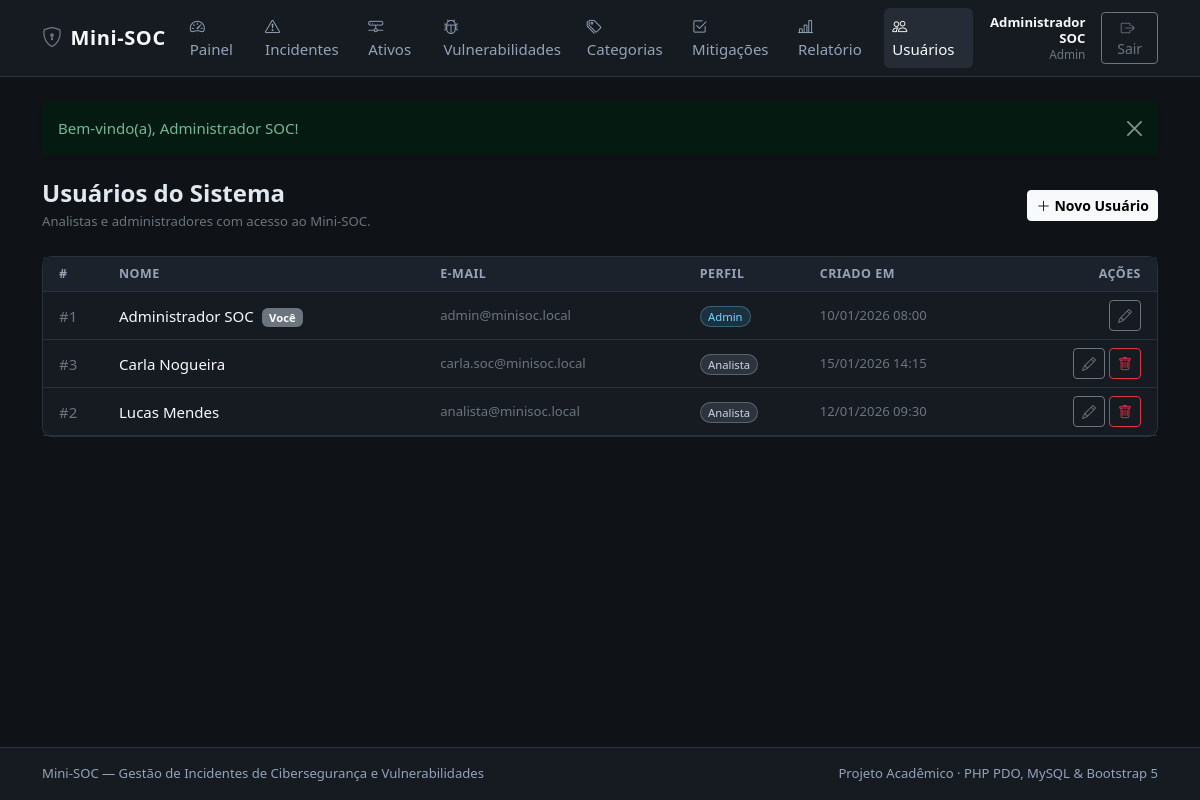
The app's page /modules/usuarios/index.php (signed in) with its own data.
### tables this page shows
CREATE TABLE IF NOT EXISTS usuarios (
    id INT AUTO_INCREMENT PRIMARY KEY,
    nome VARCHAR(100) NOT NULL,
    email VARCHAR(120) NOT NULL UNIQUE,
    senha_hash VARCHAR(255) NOT NULL,
    perfil ENUM('admin', 'analista') NOT NULL DEFAULT 'analista',
    criado_em DATETIME NOT NULL DEFAULT CURRENT_TIMESTAMP
);

### modules/usuarios/index.php (the view, shortened to what this page needs)
<?php
require_once __DIR__ . '/../../config/auth.php';
$pdo = conectar_banco();
$usuarioAtual = usuario_logado();
$usuarios = $pdo->query('SELECT id, nome, email, perfil, criado_em FROM usuarios ORDER BY nome ASC')->fetchAll();
$menuAtivo = 'usuarios';
require_once __DIR__ . '/../../includes/header.php';
?>
<div class="d-flex justify-content-between align-items-center mb-4">
    <div>
        <h1 class="h4 fw-semibold mb-1">Usuários do Sistema</h1>
        <p class="text-secondary small mb-0">Analistas e administradores com acesso ao Mini-SOC.</p>
    </div>
    <a href="<?= e(base_url('modules/usuarios/form.php')) ?>" class="btn btn-light btn-sm fw-semibold">
        <i class="bi bi-plus-lg me-1"></i>Novo Usuário
    </a>
</div>
<div class="card soc-card">
    <div class="table-responsive">
        <table class="table table-soc table-hover align-middle">
            <thead>
                <tr>
                    <th class="ps-3">#</th>
                    <th>Nome</th>
                    <th>E-mail</th>
                    <th>Perfil</th>
                    <th>Criado em</th>
                    <th class="text-end pe-3">Ações</th>
                </tr>
            </thead>
            <tbody>
                <?php if (empty($usuarios)): ?>
                    <tr>
                        <td colspan="6" class="text-center text-secondary py-4">Nenhum usuário cadastrado.</td>
                    </tr>
                <?php else: ?>
                    <?php foreach ($usuarios as $usr): ?>
                        <tr>
                            <td class="ps-3 text-secondary">#<?= (int) $usr['id'] ?></td>
                            <td class="fw-medium text-light">
                                <?= e($usr['nome']) ?>
                                <?php if ((int) $usr['id'] === $usuarioAtual['id']): ?>
                                    <span class="badge text-bg-secondary ms-1">Você</span>
                                <?php endif; ?>
                            </td>
                            <td class="small text-secondary"><?= e($usr['email']) ?></td>
                            <td>
                                <span class="badge rounded-pill <?= $usr['perfil'] === 'admin' ? 'badge-sev-baixa' : 'badge-sev-media' ?>">
                                    <?= e(ucfirst($usr['perfil'])) ?>
                                </span>
                            </td>
                            <td class="small text-secondary text-nowrap"><?= e(formatar_data($usr['criado_em'])) ?></td>
                            <td class="text-end pe-3 text-nowrap">
                                <a href="<?= e(base_url('modules/usuarios/form.php?id=' . (int) $usr['id'])) ?>" class="btn btn-outline-secondary btn-sm" title="Editar">
                                    <i class="bi bi-pencil"></i>
                                </a>
                                <?php if ((int) $usr['id'] !== $usuarioAtual['id']): ?>
                                    <form method="post" action="<?= e(base_url('modules/usuarios/excluir.php')) ?>" class="d-inline" onsubmit="return confirm('Deseja excluir este usuário?');">
                                        <button type="submit" class="btn btn-outline-danger btn-sm" title="Excluir">
                                            <i class="bi bi-trash"></i>
                                        </button>
                                    </form>
                                <?php endif; ?>
                            </td>
                        </tr>
                    <?php endforeach; ?>
                <?php endif; ?>
            </tbody>
        </table>
    </div>
</div>
<?php require_once __DIR__ . '/../../includes/footer.php'; ?>

### includes/header.php (shortened to what this page needs)
<?php
$menuAtivo = $menuAtivo ?? '';
$usuario = usuario_logado();
?>
<!DOCTYPE html>
<html lang="pt-BR" data-bs-theme="dark">
<head>
    <link href="https://cdn.jsdelivr.net/npm/bootstrap@5.3.3/dist/css/bootstrap.min.css" rel="stylesheet">
    <link href="https://cdn.jsdelivr.net/npm/bootstrap-icons@1.11.3/font/bootstrap-icons.min.css" rel="stylesheet">
    <link href="<?= e(base_url('assets/css/style.css')) ?>" rel="stylesheet">
</head>
<body>
<nav class="navbar navbar-expand-lg soc-navbar sticky-top">
    <div class="container-xl">
        <a class="navbar-brand d-flex align-items-center gap-2" href="<?= e(base_url('index.php')) ?>">
            <i class="bi bi-shield-lock text-secondary"></i>
            <span>Mini-SOC</span>
        </a>
        <div class="collapse navbar-collapse" id="navbarSoc">
            <ul class="navbar-nav me-auto mb-2 mb-lg-0 gap-lg-1">
                <li class="nav-item">
                    <a class="nav-link <?= $menuAtivo === 'painel' ? 'active' : '' ?>" href="<?= e(base_url('index.php')) ?>">
                        <i class="bi bi-speedometer2 me-1"></i>Painel
                    </a>
                </li>
                <li class="nav-item">
                    <a class="nav-link <?= $menuAtivo === 'incidentes' ? 'active' : '' ?>" href="<?= e(base_url('modules/incidentes/index.php')) ?>">
                        <i class="bi bi-exclamation-triangle me-1"></i>Incidentes
                    </a>
                </li>
                <li class="nav-item">
                    <a class="nav-link <?= $menuAtivo === 'ativos' ? 'active' : '' ?>" href="<?= e(base_url('modules/ativos/index.php')) ?>">
                        <i class="bi bi-hdd-network me-1"></i>Ativos
                    </a>
                </li>
                <li class="nav-item">
                    <a class="nav-link <?= $menuAtivo === 'vulnerabilidades' ? 'active' : '' ?>" href="<?= e(base_url('modules/vulnerabilidades/index.php')) ?>">
                        <i class="bi bi-bug me-1"></i>Vulnerabilidades
                    </a>
                </li>
                <li class="nav-item">
                    <a class="nav-link <?= $menuAtivo === 'categorias' ? 'active' : '' ?>" href="<?= e(base_url('modules/categorias/index.php')) ?>">
                        <i class="bi bi-tags me-1"></i>Categorias
                    </a>
                </li>
                <li class="nav-item">
                    <a class="nav-link <?= $menuAtivo === 'mitigacoes' ? 'active' : '' ?>" href="<?= e(base_url('modules/mitigacoes/index.php')) ?>">
                        <i class="bi bi-check2-square me-1"></i>Mitigações
                    </a>
                </li>
                <li class="nav-item">
                    <a class="nav-link <?= $menuAtivo === 'relatorios' ? 'active' : '' ?>" href="<?= e(base_url('relatorios/consolidado.php')) ?>">
                        <i class="bi bi-bar-chart-line me-1"></i>Relatório
                    </a>
                </li>
                <li class="nav-item">
                    <a class="nav-link <?= $menuAtivo === 'usuarios' ? 'active' : '' ?>" href="<?= e(base_url('modules/usuarios/index.php')) ?>">
                        <i class="bi bi-people me-1"></i>Usuários
                    </a>
                </li>
            </ul>
            <?php if ($usuario !== null): ?>
                <div class="d-flex align-items-center gap-3">
                    <div class="text-end d-none d-xl-block lh-sm">
                        <div class="small fw-semibold text-light"><?= e($usuario['nome']) ?></div>
                        <div class="text-secondary" style="font-size: 0.74rem;"><?= e(ucfirst($usuario['perfil'])) ?></div>
                    </div>
                    <a href="<?= e(base_url('modules/auth/logout.php')) ?>" class="btn btn-outline-secondary btn-sm">
                        <i class="bi bi-box-arrow-right me-1"></i>Sair
                    </a>
                </div>
            <?php endif; ?>
        </div>
    </div>
</nav>
<main class="container-xl py-4">

### assets/css/style.css (style rules this page uses)
:root { --soc-bg: #0f1217; --soc-surface: #161b22; --soc-surface-elevated: #1c222b; --soc-border: #2a323e; --soc-text: #e2e8f0; --soc-muted: #94a3b8; --soc-accent: #64748b; }
body { background-color: var(--soc-bg); color: var(--soc-text); min-height: 100vh; display: flex; flex-direction: column; font-size: 0.94rem; }
main { flex: 1 0 auto; }
.soc-navbar { background-color: var(--soc-surface); border-bottom: 1px solid var(--soc-border); }
.soc-navbar .navbar-brand { font-weight: 600; letter-spacing: 0.03em; color: #f8fafc; }
.soc-navbar .nav-link { color: var(--soc-muted); font-weight: 500; padding: 0.45rem 0.75rem; border-radius: 0.375rem; transition: background-color 0.15s ease, color 0.15s ease; }
.soc-navbar .nav-link:hover, .soc-navbar .nav-link.active { color: #f8fafc; background-color: rgba(148, 163, 184, 0.12); }
.soc-card { background-color: var(--soc-surface); border: 1px solid var(--soc-border); border-radius: 0.6rem; }
.table-soc { --bs-table-bg: transparent; --bs-table-border-color: var(--soc-border); --bs-table-hover-bg: rgba(148, 163, 184, 0.06); margin-bottom: 0; }
.table-soc thead th { font-size: 0.78rem; text-transform: uppercase; letter-spacing: 0.04em; color: var(--soc-muted); background-color: var(--soc-surface-elevated); border-bottom: 1px solid var(--soc-border); font-weight: 600; white-space: nowrap; }
.badge-sev-media { background-color: rgba(148, 163, 184, 0.18); color: #cbd5e1; border: 1px solid rgba(203, 213, 225, 0.3); font-weight: 500; }
.badge-sev-baixa { background-color: rgba(56, 189, 248, 0.14); color: #7dd3fc; border: 1px solid rgba(125, 211, 252, 0.3); font-weight: 500; }

### records on screen
usuarios: nome "Administrador SOC", perfil "Admin", id "1", shows "Você", email "admin@minisoc.local", criado_em "10/01/2026 08:00"
usuarios: id "3", nome "Carla Nogueira", email "carla.soc@minisoc.local", perfil "Analista", criado_em "15/01/2026 14:15"
usuarios: id "2", nome "Lucas Mendes", email "analista@minisoc.local", perfil "Analista", criado_em "12/01/2026 09:30"

### other values on screen
$mensagem "Bem-vindo(a), Administrador SOC!"
